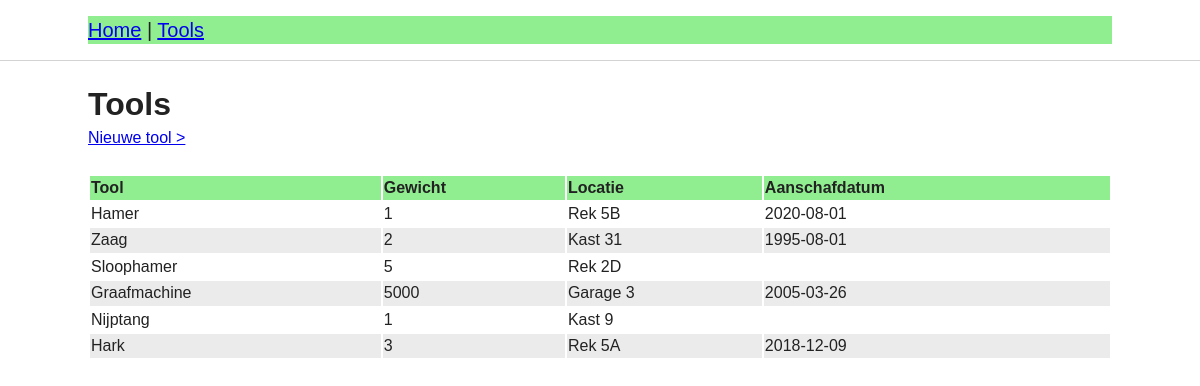
Page /tools/index.php on the committed database.
### tables this page shows
CREATE TABLE IF NOT EXISTS `tools` (
  `id` int(11) NOT NULL AUTO_INCREMENT,
  `title` varchar(255) NOT NULL,
  `weight` int(11) NOT NULL,
  `location` varchar(255) NOT NULL,
  `since` date DEFAULT NULL,
  PRIMARY KEY (`id`)
);

### tools/index.php (the view, shortened to what this page needs)
<!doctype html>
<html lang="nl">
<head>
    <?php require_once '../head.php'; ?>
</head>
<body>
    <?php require_once '../header.php'; ?>
    <div class="container">
        <h1>Tools</h1>
        <a href="create.php">Nieuwe tool &gt;</a>
        <?php
            require_once '../backend/conn.php';
            $query = "SELECT * FROM tools";
            $statement = $conn->prepare($query);
            $statement->execute();
            $tools = $statement->fetchAll(PDO::FETCH_ASSOC);
        ?>
        <table>
            <tr>
                <th>Tool</th>
                <th>Gewicht</th>
                <th>Locatie</th>
                <th>Aanschafdatum</th>
            </tr>
            <?php foreach($tools as $tool): ?>
                <tr>
                    <td><?php echo $tool['title']; ?></td>
                    <td><?php echo $tool['weight']; ?></td>
                    <td><?php echo $tool['location']; ?></td>
                    <td><?php echo $tool['since']; ?></td>
                </tr>
            <?php endforeach; ?>
        </table>
    </div>
</body>
</html>

### head.php (shortened to what this page needs)
<link rel="stylesheet" href="/H7-Toolshed/css/normalize.css">
<link rel="stylesheet" href="/H7-Toolshed/css/main.css">

### header.php (shortened to what this page needs)
<header>
    <div class="container">
        <nav>
            <a href="/H7-Toolshed//index.php">Home</a> |
            <a href="/H7-Toolshed//tools/index.php">Tools</a>
        </nav>
    </div>
</header>

### css/main.css (style rules this page uses)
html { color: #222; font-size: 1em; line-height: 1.4; }
html { font-size: 16px; }
body { font-family: Arial; }
.container { max-width: 1024px; margin: 0 auto; }
header { border-bottom: 1px solid lightgrey; font-size: 1.25rem; padding-top: 1rem; padding-bottom: 1rem; }
header .container { display: flex; justify-content: space-between; align-items: center; background-color: #90ee90; }
h1 { margin-bottom: 0px; }
h1+a { display: block; margin-bottom: 1.5rem; }
table { width: 100%; }
th { text-align: left; background-color: #90ee90; }
tr:nth-child(odd) { background-color:#ebebeb; }
tr:first-child { background-color:#d3d3d3; }

### rows in the picture
tools: title "Hamer", weight "1", location "Rek 5B", since "2020-08-01"
tools: title "Zaag", weight "2", location "Kast 31", since "1995-08-01"
tools: title "Sloophamer", weight "5", location "Rek 2D"
tools: title "Graafmachine", weight "5000", location "Garage 3", since "2005-03-26"
tools: title "Nijptang", weight "1", location "Kast 9"
tools: title "Hark", weight "3", location "Rek 5A", since "2018-12-09"
